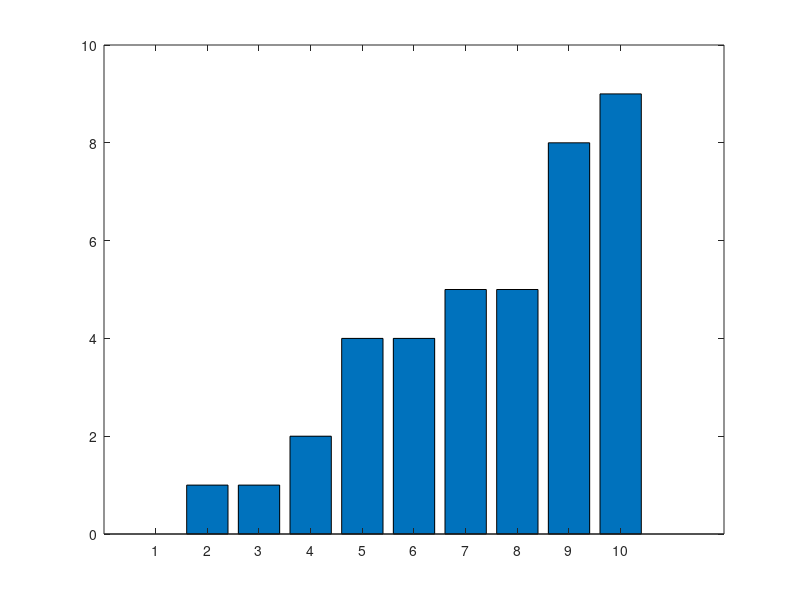

Reproduce this figure in MATLAB.

n_max = 50; 
epsilon = 0.005; 

mu = zeros(n_max+1);
for n = 0:n_max
    for m = 0:n_max
        mu(n+1,m+1) = pi^2 * (n^2 + m^2);
    end
end

lambda = exp(-epsilon/2 * mu);
lambda_sorted = sort(lambda(:), 'descend');

figure;
bar(-2*log(lambda_sorted(1:10))/(pi^2*epsilon));